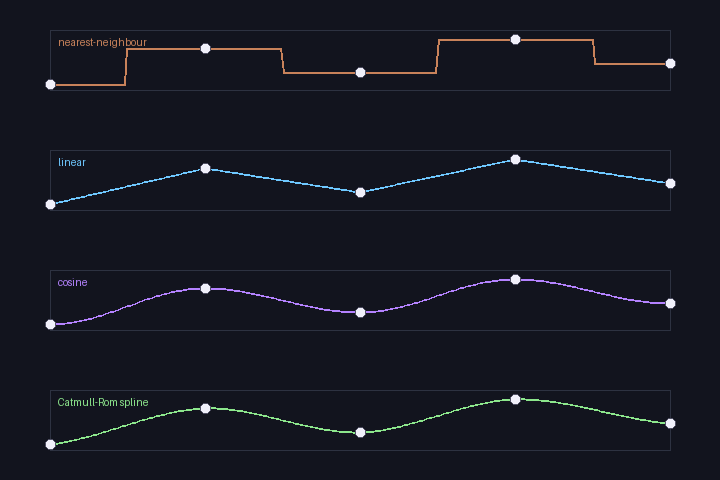

This chart was generated by the following Python code:
"""
interpolation_demo.py — render a 4-row comparison of one-dimensional
interpolation methods: nearest-neighbour, linear, cosine, and Catmull-Rom.
Each row connects the same five control points and shows how the choice
of interpolation rule shapes the in-between values.

Pixels2GenAI Project
"""

import numpy as np
from PIL import Image, ImageDraw


WIDTH, HEIGHT = 720, 480
ROW_HEIGHT = HEIGHT // 4
PADDING_X = 50
PADDING_Y = 30
PLOT_W = WIDTH - 2 * PADDING_X
PLOT_H = ROW_HEIGHT - 2 * PADDING_Y


KEYS = [0.1, 0.7, 0.3, 0.85, 0.45]   # five normalised heights
N_KEYS = len(KEYS)
N_SAMPLES = 256


def nearest(t, keys):
    n = len(keys)
    idx = np.clip(np.round(t * (n - 1)).astype(int), 0, n - 1)
    return np.array(keys)[idx]


def linear(t, keys):
    n = len(keys)
    pos = t * (n - 1)
    i0 = np.clip(np.floor(pos).astype(int), 0, n - 1)
    i1 = np.clip(i0 + 1, 0, n - 1)
    frac = pos - i0
    keys = np.array(keys)
    return keys[i0] * (1 - frac) + keys[i1] * frac


def cosine(t, keys):
    n = len(keys)
    pos = t * (n - 1)
    i0 = np.clip(np.floor(pos).astype(int), 0, n - 1)
    i1 = np.clip(i0 + 1, 0, n - 1)
    frac = pos - i0
    # cosine ease — smooth in/out without polynomial control points
    eased = (1 - np.cos(frac * np.pi)) / 2
    keys = np.array(keys)
    return keys[i0] * (1 - eased) + keys[i1] * eased


def catmull_rom(t, keys):
    """Catmull-Rom spline — passes through each control point with
    smooth tangents derived from neighbours."""
    keys = np.array(keys, dtype=np.float64)
    n = len(keys)
    pos = t * (n - 1)
    i1 = np.clip(np.floor(pos).astype(int), 0, n - 1)
    i0 = np.clip(i1 - 1, 0, n - 1)
    i2 = np.clip(i1 + 1, 0, n - 1)
    i3 = np.clip(i1 + 2, 0, n - 1)
    f = pos - i1
    p0, p1, p2, p3 = keys[i0], keys[i1], keys[i2], keys[i3]
    return 0.5 * (
        (2 * p1)
        + (-p0 + p2) * f
        + (2 * p0 - 5 * p1 + 4 * p2 - p3) * f ** 2
        + (-p0 + 3 * p1 - 3 * p2 + p3) * f ** 3
    )


METHODS = [
    ('nearest-neighbour', nearest, (200, 130, 90)),
    ('linear', linear, (110, 200, 255)),
    ('cosine', cosine, (180, 130, 255)),
    ('Catmull-Rom spline', catmull_rom, (140, 230, 140)),
]


canvas = Image.new('RGB', (WIDTH, HEIGHT), (18, 20, 30))
draw = ImageDraw.Draw(canvas)

t = np.linspace(0, 1, N_SAMPLES)
key_xs = np.linspace(PADDING_X, WIDTH - PADDING_X, N_KEYS)

for row, (name, fn, color) in enumerate(METHODS):
    oy_top = row * ROW_HEIGHT + PADDING_Y
    oy_bot = oy_top + PLOT_H

    # Background frame
    draw.rectangle(
        [PADDING_X, oy_top, WIDTH - PADDING_X, oy_bot],
        outline=(45, 50, 65),
    )

    # Plot interpolated curve
    values = fn(t, KEYS)
    values = np.clip(values, 0, 1)
    pts = [
        (
            int(PADDING_X + ti * PLOT_W),
            int(oy_top + (1 - vi) * PLOT_H),
        )
        for ti, vi in zip(t, values)
    ]
    draw.line(pts, fill=color, width=2)

    # Mark control points
    for kx, ky in zip(key_xs, KEYS):
        draw.ellipse(
            [kx - 5, oy_top + (1 - ky) * PLOT_H - 5,
             kx + 5, oy_top + (1 - ky) * PLOT_H + 5],
            fill=(240, 240, 250), outline=(80, 80, 100),
        )

    # Label
    draw.text((PADDING_X + 8, oy_top + 6), name, fill=color)


canvas.save('interpolation_demo.png')
print(f"Saved interpolation_demo.png — {len(METHODS)} methods on {N_KEYS} keys")
